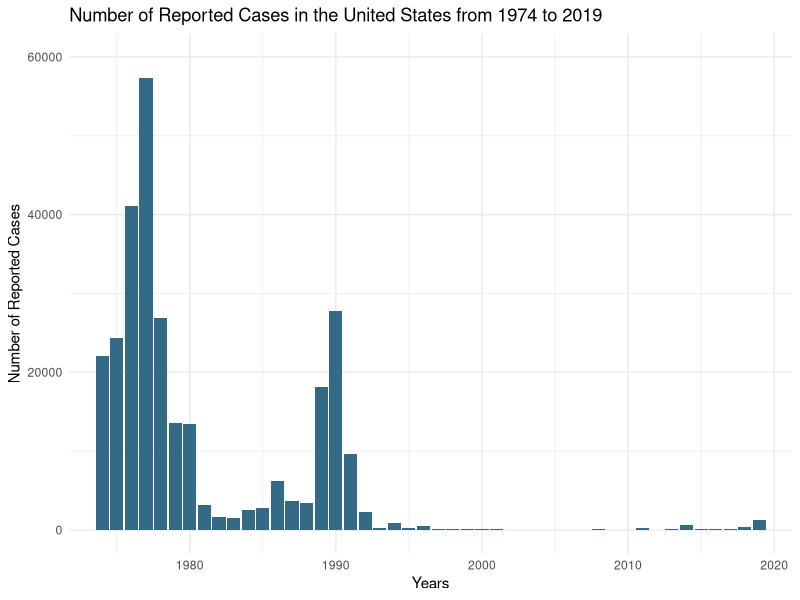
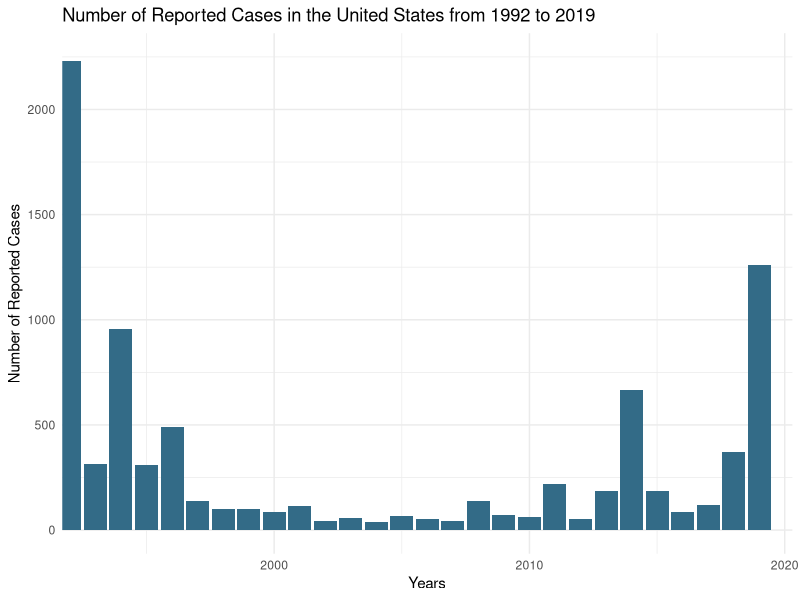

Write R code to recreate these figures, in order.
setwd("~/Desktop/R Scripts/Preventable-Diseases")
measles <- read.csv("ghoallyears.csv", header = TRUE)
summary(measles)
library(ggplot2)
m <- ggplot(measles, aes(Year, Measles.Cases))
m + geom_bar(stat = "identity", fill="#336B87") + theme_minimal() +
  coord_cartesian(xlim = c(1974, 2019), ylim = c(0, 60000)) +
  labs(title ="Number of Reported Cases in the United States from 1974 to 2019", x = "Years", y = "Number of Reported Cases")
m + geom_bar(stat = "identity", fill="#336B87") + theme_minimal() +
  coord_cartesian(xlim = c(1993, 2019), ylim = c(0, 2250)) +
  labs(title ="Number of Reported Cases in the United States from 1992 to 2019", x = "Years", y = "Number of Reported Cases")

